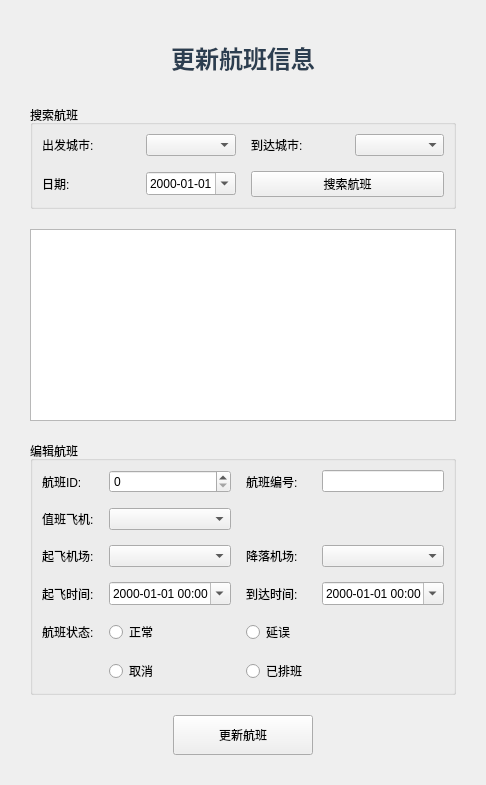
      <widget class="QWidget" name="page_updateflight">
       <layout class="QVBoxLayout" name="verticalLayout_3">
        <property name="spacing">
         <number>20</number>
        </property>
        <property name="leftMargin">
         <number>30</number>
        </property>
        <property name="topMargin">
         <number>30</number>
        </property>
        <property name="rightMargin">
         <number>30</number>
        </property>
        <property name="bottomMargin">
         <number>30</number>
        </property>
        <item>
         <widget class="QLabel" name="label_29">
          <property name="styleSheet">
           <string notr="true">font-size: 18pt;
font-weight: bold; color: #2c3e50; padding: 10px;</string>
          </property>
          <property name="text">
           <string>更新航班信息</string>
          </property>
          <property name="alignment">
           <set>Qt::AlignmentFlag::AlignCenter</set>
          </property>
         </widget>
        </item>
        <item>
         <widget class="QGroupBox" name="groupBox_3">
          <property name="title">
           <string>搜索航班</string>
          </property>
          <layout class="QGridLayout" name="gridLayout_3">
           <property name="spacing">
            <number>15</number>
           </property>
           <item row="0" column="0">
            <widget class="QLabel" name="label_search1">
             <property name="text">
              <string>出发城市:</string>
             </property>
            </widget>
           </item>
           <item row="0" column="1">
            <widget class="QComboBox" name="searchUpdateDepartCity"/>
           </item>
           <item row="0" column="2">
            <widget class="QLabel" name="label_search2">
             <property name="text">
              <string>到达城市:</string>
             </property>
            </widget>
           </item>
           <item row="0" column="3">
            <widget class="QComboBox" name="searchUpdateArriveCity"/>
           </item>
           <item row="1" column="0">
            <widget class="QLabel" name="label_search3">
             <property name="text">
              <string>日期:</string>
             </property>
            </widget>
           </item>
           <item row="1" column="1">
            <widget class="QDateEdit" name="searchUpdateDate">
             <property name="displayFormat">
              <string>yyyy-MM-dd</string>
             </property>
             <property name="calendarPopup">
              <bool>true</bool>
             </property>
            </widget>
           </item>
           <item row="1" column="2" colspan="2">
            <widget class="QPushButton" name="btn_searchupdateflight">
             <property name="text">
              <string>搜索航班</string>
             </property>
            </widget>
           </item>
          </layout>
         </widget>
        </item>
        <item>
         <widget class="QTableWidget" name="updateflightTable">
          <property name="alternatingRowColors">
           <bool>true</bool>
          </property>
          <property name="selectionBehavior">
           <enum>QAbstractItemView::SelectionBehavior::SelectRows</enum>
          </property>
         </widget>
        </item>
        <item>
         <widget class="QGroupBox" name="groupBox_4">
          <property name="title">
           <string>编辑航班</string>
          </property>
          <layout class="QGridLayout" name="gridLayout">
           <property name="spacing">
            <number>15</number>
           </property>
           <item row="0" column="0">
            <widget class="QLabel" name="label_30">
             <property name="text">
              <string>航班ID:</string>
             </property>
            </widget>
           </item>
           <item row="0" column="1">
            <widget class="QSpinBox" name="updateflightID">
             <property name="sizePolicy">
              <sizepolicy hsizetype="Preferred" vsizetype="Fixed">
               <horstretch>0</horstretch>
               <verstretch>0</verstretch>
              </sizepolicy>
             </property>
             <property name="maximum">
              <number>999999</number>
             </property>
            </widget>
           </item>
           <item row="0" column="2">
            <widget class="QLabel" name="label_37">
             <property name="text">
              <string>航班编号:</string>
             </property>
            </widget>
           </item>
           <item row="0" column="3">
            <widget class="QLineEdit" name="updateflightNo">
             <property name="sizePolicy">
              <sizepolicy hsizetype="Preferred" vsizetype="Fixed">
               <horstretch>0</horstretch>
               <verstretch>0</verstretch>
              </sizepolicy>
             </property>
            </widget>
           </item>
           <item row="1" column="0">
            <widget class="QLabel" name="label_31">
             <property name="text">
              <string>值班飞机:</string>
             </property>
            </widget>
           </item>
           <item row="1" column="1">
            <widget class="QComboBox" name="updateflightplane"/>
           </item>
           <item row="2" column="0">
            <widget class="QLabel" name="label_32">
             <property name="text">
              <string>起飞机场:</string>
             </property>
            </widget>
           </item>
           <item row="2" column="1">
            <widget class="QComboBox" name="updateflightdepartairport"/>
           </item>
           <item row="2" column="2">
            <widget class="QLabel" name="label_33">
             <property name="text">
              <string>降落机场:</string>
             </property>
            </widget>
           </item>
           <item row="2" column="3">
            <widget class="QComboBox" name="updateflightarriveairport"/>
           </item>
           <item row="3" column="0">
            <widget class="QLabel" name="label_34">
             <property name="text">
              <string>起飞时间:</string>
             </property>
            </widget>
           </item>
           <item row="3" column="1">
            <widget class="QDateTimeEdit" name="updateflightdeparttime">
             <property name="displayFormat">
              <string>yyyy-MM-dd HH:mm</string>
             </property>
             <property name="calendarPopup">
              <bool>true</bool>
             </property>
            </widget>
           </item>
           <item row="3" column="2">
            <widget class="QLabel" name="label_35">
             <property name="text">
              <string>到达时间:</string>
             </property>
            </widget>
           </item>
           <item row="3" column="3">
            <widget class="QDateTimeEdit" name="updateflightarrivetime">
             <property name="displayFormat">
              <string>yyyy-MM-dd HH:mm</string>
             </property>
             <property name="calendarPopup">
              <bool>true</bool>
             </property>
            </widget>
           </item>
           <item row="4" column="0">
            <widget class="QLabel" name="label_36">
             <property name="text">
              <string>航班状态:</string>
             </property>
            </widget>
           </item>
           <item row="4" column="1">
            <widget class="QRadioButton" name="rbtn_normal_update">
             <property name="text">
              <string>正常</string>
             </property>
             <attribute name="buttonGroup">
              <string notr="true">btng_updatestatus</string>
             </attribute>
            </widget>
           </item>
           <item row="4" column="2">
            <widget class="QRadioButton" name="rbtn_delayed_update">
             <property name="text">
              <string>延误</string>
             </property>
             <attribute name="buttonGroup">
              <string notr="true">btng_updatestatus</string>
             </attribute>
            </widget>
           </item>
           <item row="5" column="1">
            <widget class="QRadioButton" name="rbtn_cancelled_update">
             <property name="text">
              <string>取消</string>
             </property>
             <attribute name="buttonGroup">
              <string notr="true">btng_updatestatus</string>
             </attribute>
            </widget>
           </item>
           <item row="5" column="2">
            <widget class="QRadioButton" name="rbtn_scheduled_update">
             <property name="text">
              <string>已排班</string>
             </property>
             <attribute name="buttonGroup">
              <string notr="true">btng_updatestatus</string>
             </attribute>
            </widget>
           </item>
          </layout>
         </widget>
        </item>
        <item>
         <layout class="QHBoxLayout" name="horizontalLayout_3">
          <item>
           <spacer name="horizontalSpacer_3">
            <property name="orientation">
             <enum>Qt::Orientation::Horizontal</enum>
            </property>
            <property name="sizeHint" stdset="0">
             <size>
              <width>40</width>
              <height>20</height>
             </size>
            </property>
           </spacer>
          </item>
          <item>
           <widget class="QPushButton" name="btn_updateflight">
            <property name="minimumSize">
             <size>
              <width>140</width>
              <height>40</height>
             </size>
            </property>
            <property name="text">
             <string>更新航班</string>
            </property>
           </widget>
          </item>
          <item>
           <spacer name="horizontalSpacer_4">
            <property name="orientation">
             <enum>Qt::Orientation::Horizontal</enum>
            </property>
            <property name="sizeHint" stdset="0">
             <size>
              <width>40</width>
              <height>20</height>
             </size>
            </property>
           </spacer>
          </item>
         </layout>
        </item>
       </layout>
      </widget>
